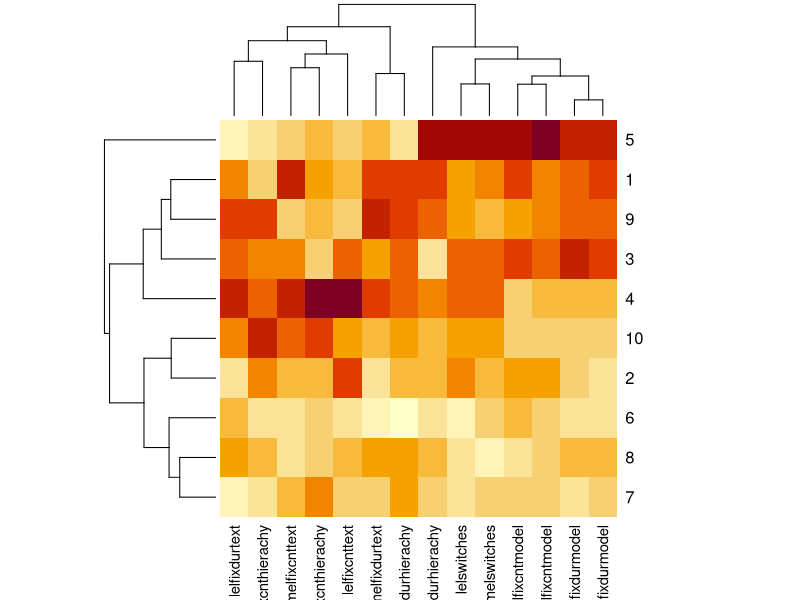
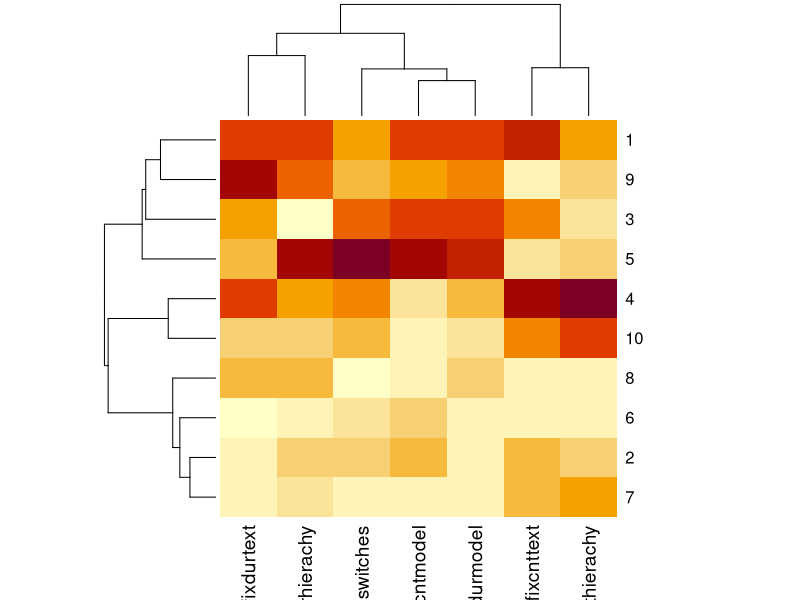
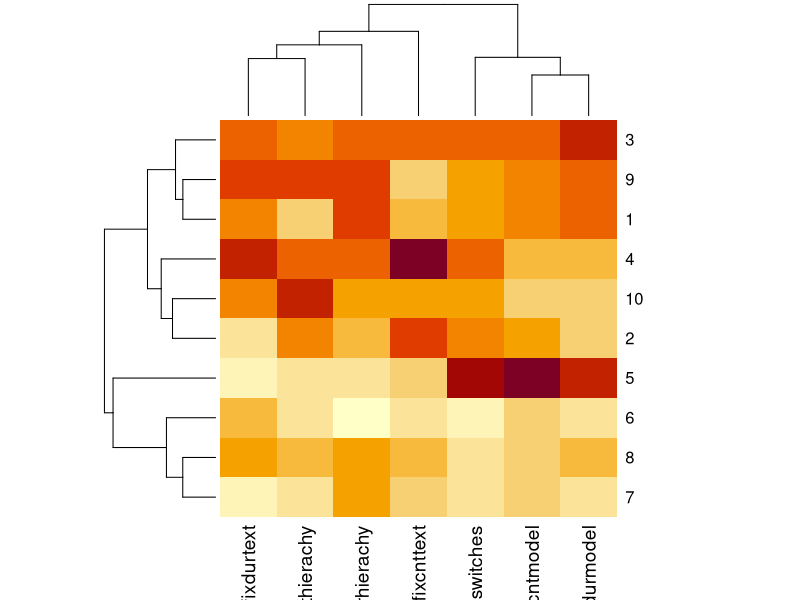
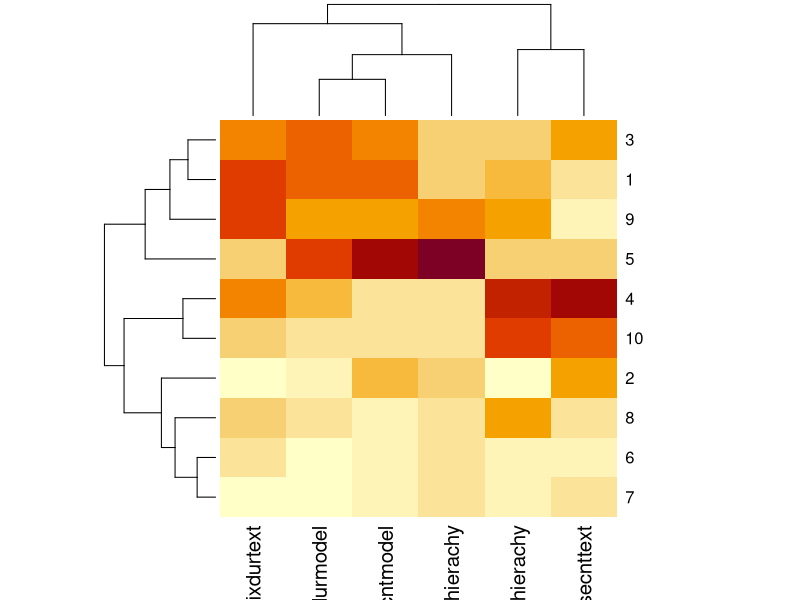
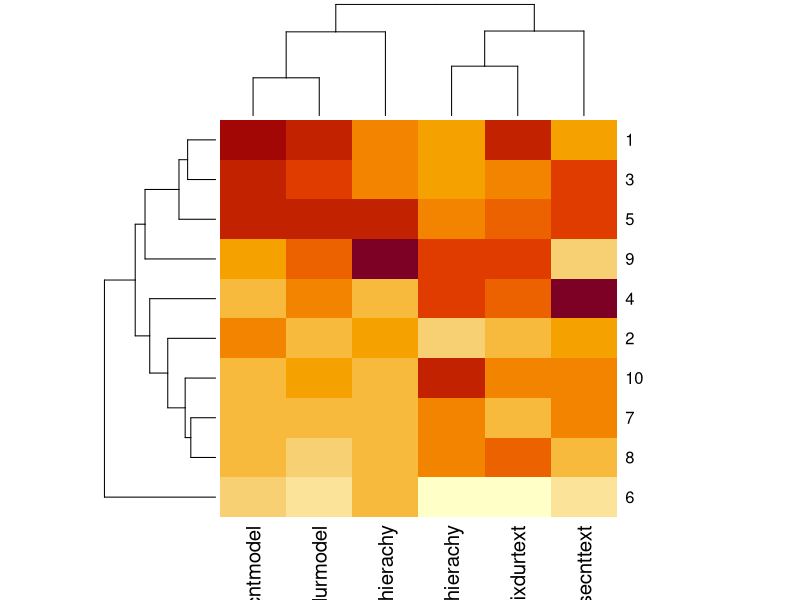
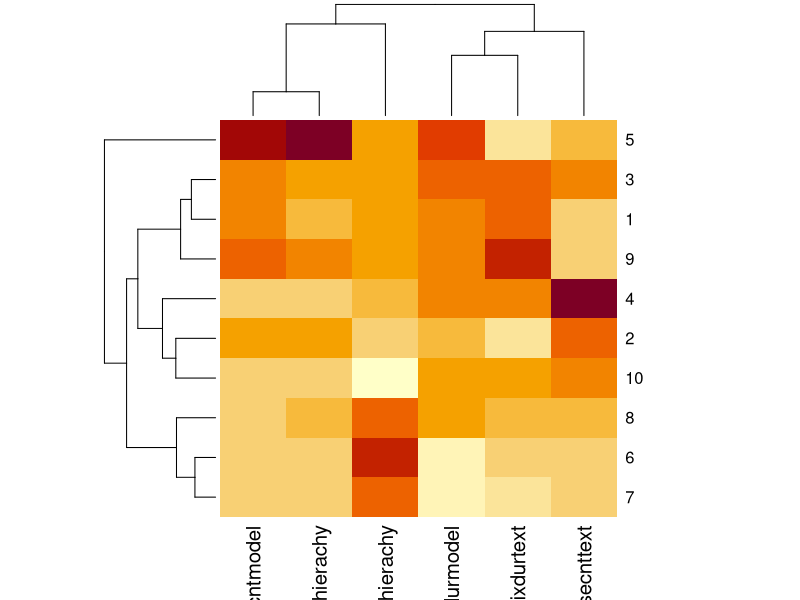
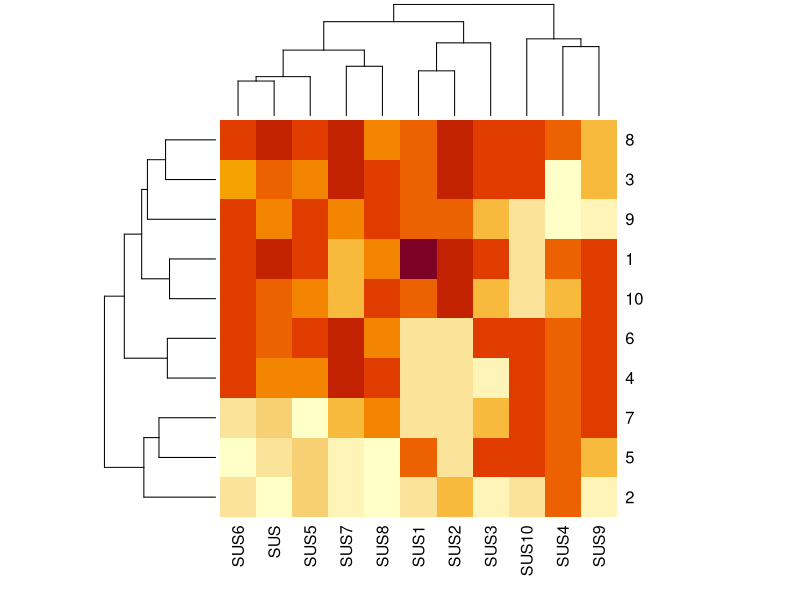
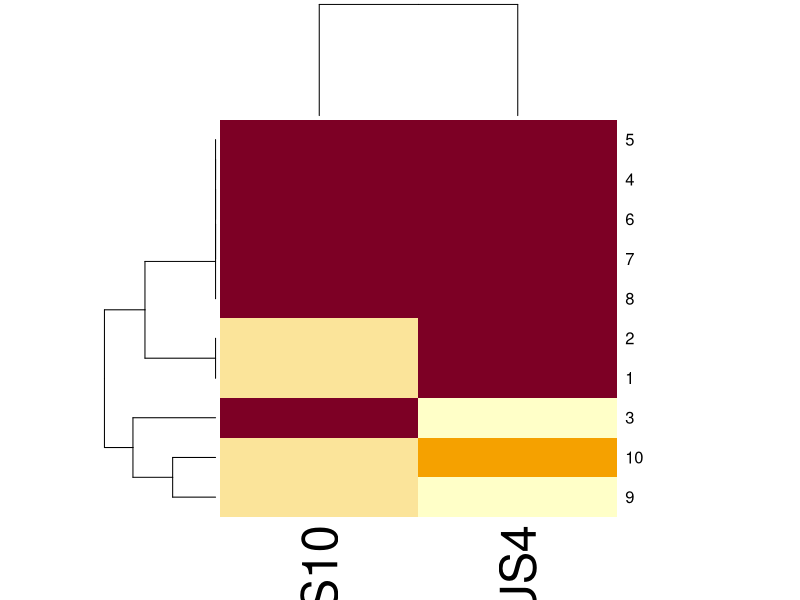

These figures' R source, in order:
## ---- chunk 1
library(dplyr)
userdata <- read.csv("OSSStudy5.csv", header=T)
userdata
## ---- chunk 2
df <- scale(select(userdata, matches('melfix|lelfix|switches'), -matches('task')))
colnames(df)
hc <- hclust(dist(df))
groups <- cutree(hc,k =3)
groups <- cbind(userdata$ID, groups)
print(g1 <- groups[groups[,2] == 1,1])
print(g2 <- groups[groups[,2] == 2,1])
h <- heatmap(df, distfun = dist, hclustfun = hclust, scale="none")
## ---- chunk 3
df <- scale(select(userdata, matches('melfix|melswitches'), -matches('task')))
colnames(df)
hc <- hclust(dist(df))
groups <- cutree(hc,k =3)
groups <- cbind(userdata$ID, groups)
print(g1 <- groups[groups[,2] == 1,1])
print(g2 <- groups[groups[,2] == 2,1])
h <- heatmap(df, distfun = dist, hclustfun = hclust, scale="none")
## ---- chunk 4
df <- scale(select(userdata, matches('lelfix|lelswitches'), -matches('task')))
colnames(df)
hc <- hclust(dist(df))
groups <- cutree(hc,k =2)
groups <- cbind(userdata$ID, groups)
print(g1 <- groups[groups[,2] == 1,1])
print(g2 <- groups[groups[,2] == 2,1])
h <- heatmap(df, distfun = dist, hclustfun = hclust, scale="none")
## ---- chunk 5
df <- scale(select(userdata, matches('mfixdur|mousecnt'), -matches('mel|lel|task')))
colnames(df)
hc <- hclust(dist(df))
groups <- cutree(hc,k =2)
groups <- cbind(userdata$ID, groups)
print(g1 <- groups[groups[,2] == 1,1])
print(g2 <- groups[groups[,2] == 2,1])
h <- heatmap(df, distfun = dist, hclustfun = hclust, scale="none")
## ---- chunk 6
df <- scale(select(userdata, matches('melmouse'), -matches('task')))
colnames(df)
hc <- hclust(dist(df))
groups <- cutree(hc,k =3)
groups <- cbind(userdata$ID, groups)
print(g1 <- groups[groups[,2] == 1,1])
print(g2 <- groups[groups[,2] == 2,1])
h <- heatmap(df, distfun = dist, hclustfun = hclust, scale="none")
## ---- chunk 7
df <- scale(select(userdata, matches('lelmouse'), -matches('task')))
colnames(df)
hc <- hclust(dist(df))
groups <- cutree(hc,k =4)
groups <- cbind(userdata$ID, groups)
print(g1 <- groups[groups[,2] == 1,1])
print(g2 <- groups[groups[,2] == 2,1])
h <- heatmap(df, distfun = dist, hclustfun = hclust, scale="none")
## ---- chunk 8
df <- scale(select(userdata, SUS, num_range('SUS', 1:10)))
colnames(df)
hc <- hclust(dist(df))
groups <- cutree(hc,k =2)
groups <- cbind(userdata$ID, groups)
print(g1 <- groups[groups[,2] == 1,1])
print(g2 <- groups[groups[,2] == 2,1])
h <- heatmap(df, distfun = dist, hclustfun = hclust, scale="none")
## ---- chunk 9
df <- scale(select(userdata, SUS4, SUS10))
colnames(df)
hc <- hclust(dist(df))
groups <- cutree(hc,k =2)
groups <- cbind(userdata$ID, groups)
print(g1 <- groups[groups[,2] == 1,1])
print(g2 <- groups[groups[,2] == 2,1])
h <- heatmap(df, distfun = dist, hclustfun = hclust, scale="none")
## ---- chunk 10
df <- scale(select(userdata, num_range('SUS', 1:10), -SUS4, -SUS10))
colnames(df)
hc <- hclust(dist(df))
groups <- cutree(hc,k =2)
groups <- cbind(userdata$ID, groups)
print(g1 <- groups[groups[,2] == 1,1])
print(g2 <- groups[groups[,2] == 2,1])
h <- heatmap(df, distfun = dist, hclustfun = hclust, scale="none")
## ---- chunk 11
userdata <- userdata %>%
              mutate(learnability = SUS4 + SUS10,
                     usability = SUS1 + SUS2 + SUS3 + SUS5 + SUS6 + SUS7 + SUS8 + SUS9)

group1 <- userdata %>%
  filter (ID %in% g1)

group2 <- userdata %>%
  filter (ID %in% g2)


# Test for eye fixation count difference between two groups
boxplot(rowSums(select(group1, matches('melfixcnt|lelfixcnt'), -matches('task'))),
        rowSums(select(group2, matches('melfixcnt|lelfixcnt'), -matches('task'))))

t.test(rowSums(select(group1, matches('melfixcnt|lelfixcnt'), -matches('task'))),
        rowSums(select(group2, matches('melfixcnt|lelfixcnt'), -matches('task'))))

wilcox.test(rowSums(select(group1, matches('melfixcnt|lelfixcnt'), -matches('task'))),
        rowSums(select(group2, matches('melfixcnt|lelfixcnt'), -matches('task'))))


# Test for eye fixation duration difference between two groups

boxplot(rowSums(select(group1, matches('melfixdur|lelfixdur'), -matches('task'))),
        rowSums(select(group2, matches('melfixdur|lelfixdur'), -matches('task'))))

t.test(rowSums(select(group1, matches('melfixdur|lelfixdur'), -matches('task'))),
        rowSums(select(group2, matches('melfixdur|lelfixdur'), -matches('task'))))

wilcox.test(rowSums(select(group1, matches('melfixdur|lelfixdur'), -matches('task'))),
            rowSums(select(group2, matches('melfixdur|lelfixdur'), -matches('task'))))


# Test for SUS difference between two groups
boxplot(group1$SUS, group2$SUS, names = c("Group1", "Group 2"))
t.test(group1$SUS, group2$SUS)
wilcox.test(group1$SUS, group2$SUS)

summary(group1$SUS)
sd(group1$SUS)
summary(group2$SUS)
sd(group2$SUS)

# Test for SUS Learnability subscale difference between two groups
boxplot(group1$learnability, group2$learnability, names = c("Group1", "Group 2"))
t.test(group1$learnability, group2$learnability)
wilcox.test(group1$learnability, group2$learnability)

# Test for SUS Usability subscale difference between two groups
boxplot(group1$usability, group2$usability, names = c("Group1", "Group 2"))
t.test(group1$usability, group2$usability)
wilcox.test(group1$usability, group2$usability)

# Test for mouse fixation count difference between two groups

boxplot(rowSums(select(group1, matches('mousecnt'), -matches('task'))),
        rowSums(select(group2, matches('mousecnt'), -matches('task'))))

t.test(rowSums(select(group1, matches('mousecnt'), -matches('task'))),
        rowSums(select(group2, matches('mousecnt'), -matches('task'))))

wilcox.test(rowSums(select(group1, matches('mousecnt'), -matches('task'))),
        rowSums(select(group2, matches('mousecnt'), -matches('task'))))


# Test for mouse fixation duration difference between two groups

boxplot(rowSums(select(group1, matches('mfixdur'), -matches('task'))),
        rowSums(select(group2, matches('mfixdur'), -matches('task'))))

t.test(rowSums(select(group1, matches('mfixdur'), -matches('task'))),
        rowSums(select(group2, matches('mfixdur'), -matches('task'))))

wilcox.test(rowSums(select(group1, matches('mfixdur'), -matches('task'))),
            rowSums(select(group2, matches('mfixdur'), -matches('task'))))
